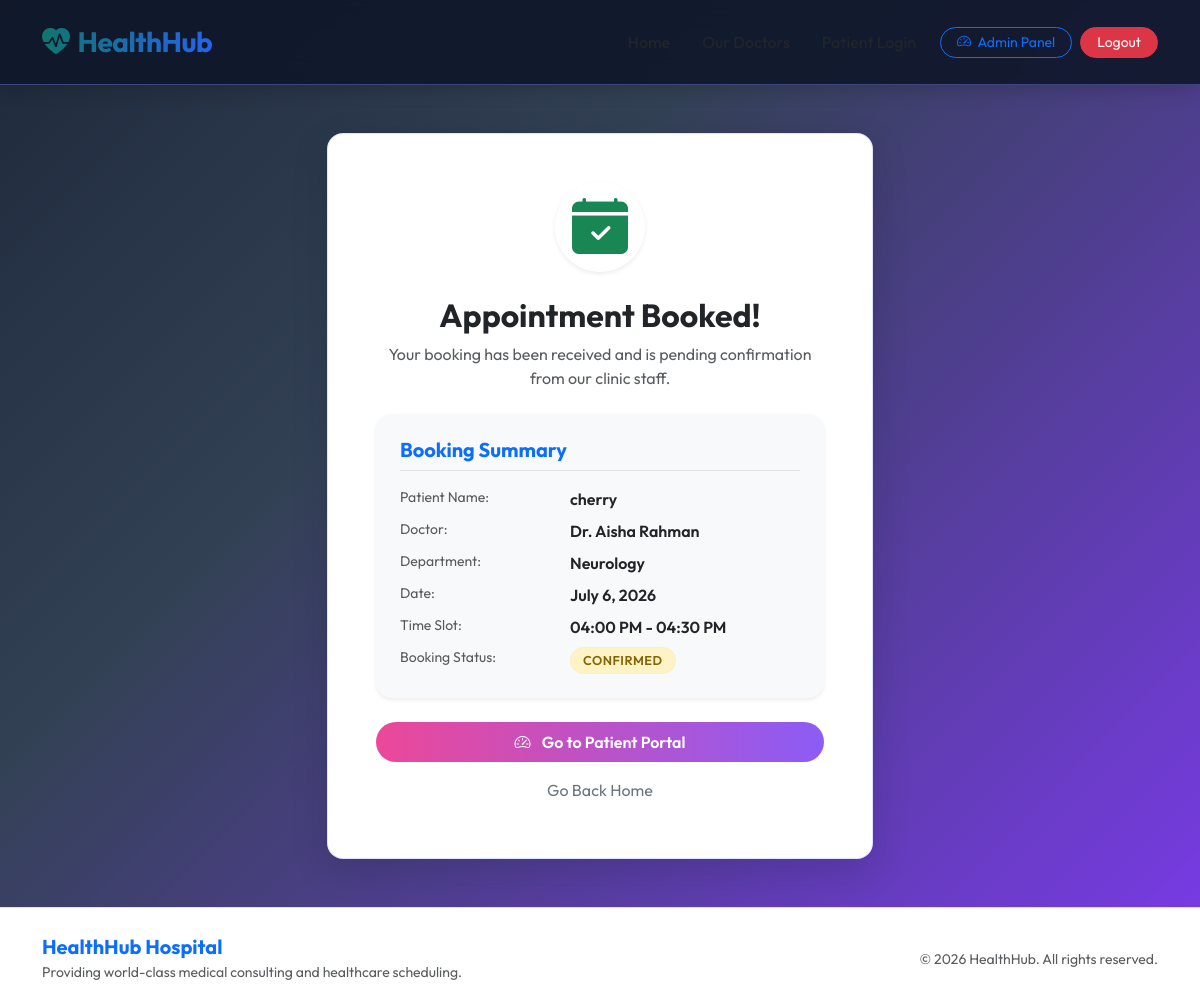
The page /appointment/success/2/ (signed in) on the database its author committed.
### hospital/models.py (models this page shows, shortened)
class Appointment(models.Model):
    STATUS_CHOICES = [
        ('PENDING', 'Pending Confirmation'),
        ('CONFIRMED', 'Confirmed'),
        ('COMPLETED', 'Consultation Completed'),
        ('CANCELLED', 'Cancelled'),
    ]
    patient_name = models.CharField(max_length=100)
    patient_phone = models.CharField(max_length=15)
    doctor = models.ForeignKey(Doctor, on_delete=models.CASCADE, related_name='appointments')
    appointment_date = models.DateField()
    time_slot = models.CharField(max_length=20, help_text="e.g. 10:00 AM - 10:30 AM")
    reason = models.TextField(blank=True)
    status = models.CharField(max_length=15, choices=STATUS_CHOICES, default='PENDING')
    created_at = models.DateTimeField(auto_now_add=True)
    class Meta:
        unique_together = ['doctor', 'appointment_date', 'time_slot']

class Doctor(models.Model):
    DEPARTMENTS = [
        ('CARDIO', 'Cardiology'),
        ('PEDIA', 'Pediatrics'),
        ('ORTHO', 'Orthopedics'),
        ('NEURO', 'Neurology'),
    ]
    name = models.CharField(max_length=100)
    department = models.CharField(max_length=10, choices=DEPARTMENTS)
    specialization = models.CharField(max_length=150)
    consultation_fee = models.DecimalField(max_digits=8, decimal_places=2)
    available_days = models.CharField(max_length=100, default="Mon - Fri")
    is_active = models.BooleanField(default=True)

### hospital/views.py (the view)
# urls.py: path('appointment/success/<int:appointment_id>/', views.appointment_success, name='appointment_success'),
def appointment_success(request, appointment_id):
    appointment = get_object_or_404(Appointment, id=appointment_id)
    return render(request, 'hospital/appointment_success.html', {'appointment': appointment})

### hospital/templates/hospital/appointment_success.html (shortened to what this page needs)
{% extends 'hospital/base.html' %}
{% block content %}
<div class="row justify-content-center">
    <div class="col-md-8 col-lg-6">
        <div class="glass-card bg-white p-5 text-center fade-in">
            <div class="rounded-circle bg-success-light p-4 mx-auto text-success mb-4 shadow-sm" style="width: 90px; height: 90px; display: flex; align-items: center; justify-content: center;">
                <i class="bi bi-calendar-check-fill display-4"></i>
            </div>
            <h2 class="fw-bold text-dark mb-2">Appointment Booked!</h2>
            <p class="text-muted">Your booking has been received and is pending confirmation from our clinic staff.</p>
            <div class="card border-0 bg-light p-4 text-start rounded-4 my-4 shadow-sm">
                <h5 class="fw-bold mb-3 border-bottom pb-2 text-primary">Booking Summary</h5>
                <div class="row g-2">
                    <div class="col-5 text-muted small">Patient Name:</div>
                    <div class="col-7 fw-semibold text-dark">{{ appointment.patient_name }}</div>
                    <div class="col-5 text-muted small">Doctor:</div>
                    <div class="col-7 fw-semibold text-dark">Dr. {{ appointment.doctor.name }}</div>
                    <div class="col-5 text-muted small">Department:</div>
                    <div class="col-7 fw-semibold text-dark">{{ appointment.doctor.get_department_display }}</div>
                    <div class="col-5 text-muted small">Date:</div>
                    <div class="col-7 fw-semibold text-dark">{{ appointment.appointment_date }}</div>
                    <div class="col-5 text-muted small">Time Slot:</div>
                    <div class="col-7 fw-semibold text-dark">{{ appointment.time_slot }}</div>
                    <div class="col-5 text-muted small">Booking Status:</div>
                    <div class="col-7">
                        <span class="badge badge-custom badge-pending">
                            {{ appointment.get_status_display }}
                        </span>
                    </div>
                </div>
            </div>
            <div class="d-flex flex-column gap-2">
                <a href="{% url 'patient_login' %}?phone={{ appointment.patient_phone }}" class="btn btn-premium rounded-pill py-2">
                    <i class="bi bi-speedometer2 me-2"></i> Go to Patient Portal
                </a>
                <a href="{% url 'home' %}" class="btn btn-outline-secondary rounded-pill py-2 border-0">
                    Go Back Home
                </a>
            </div>
        </div>
    </div>
</div>
{% endblock %}

### static/css/style.css (style rules this page uses)
:root { --primary: #2563eb; --primary-light: #dbeafe; --secondary: #64748b; --success: #0f766e; --success-light: #ccfbf1; --danger: #dc2626; --danger-light: #fee2e2; --warning: #d97706; --warning-light: #fef3c7; --info: #0891b2; --dark: #0f172a; --light: #f8fafc; --white: #ffffff; --teal: #0f766e; --teal-light: #ccfbf1; --purple: #7c3aed; --purple-light: #ede9fe; --glass-bg: rgba(255, 255, 255, 0.78); --glass-border: rgba(255, 255, 255, 0.5); --glass-shadow: 0 10px 30px 0 rgba(15, 23, 42, 0.12); }
body { font-family: 'Outfit', sans-serif; background: linear-gradient(135deg, #1e293b 0%, #334155 35%, #7c3aed 100%); min-height: 100vh; color: #f8fafc; display: flex; flex-direction: column; }
.glass-card { background: rgba(255, 255, 255, 0.92); backdrop-filter: blur(8px); -webkit-backdrop-filter: blur(8px); border: 1px solid rgba(129, 140, 248, 0.25); border-radius: 16px; box-shadow: 0 12px 35px rgba(15, 23, 42, 0.18); transition: all 0.3s cubic-bezier(0.4, 0, 0.2, 1); }
.btn-premium { background: linear-gradient(to right, #ec4899, #8b5cf6); border: none; color: var(--white); font-weight: 600; padding: 10px 24px; border-radius: 10px; transition: all 0.3s ease; }
.badge-custom { padding: 6px 12px; border-radius: 30px; font-weight: 600; font-size: 0.8rem; text-transform: uppercase; letter-spacing: 0.5px; }
.badge-pending { background-color: var(--warning-light); color: #856404; border: 1px solid #ffeeba; }
.fade-in { animation: fadeIn 0.4s ease-out forwards; }

### rows shown on the page
Appointment: patient_name "cherry", doctor.name "Aisha Rahman", doctor.department "Neurology", appointment_date "July 6, 2026", time_slot "04:00 PM - 04:30 PM", status "CONFIRMED"
